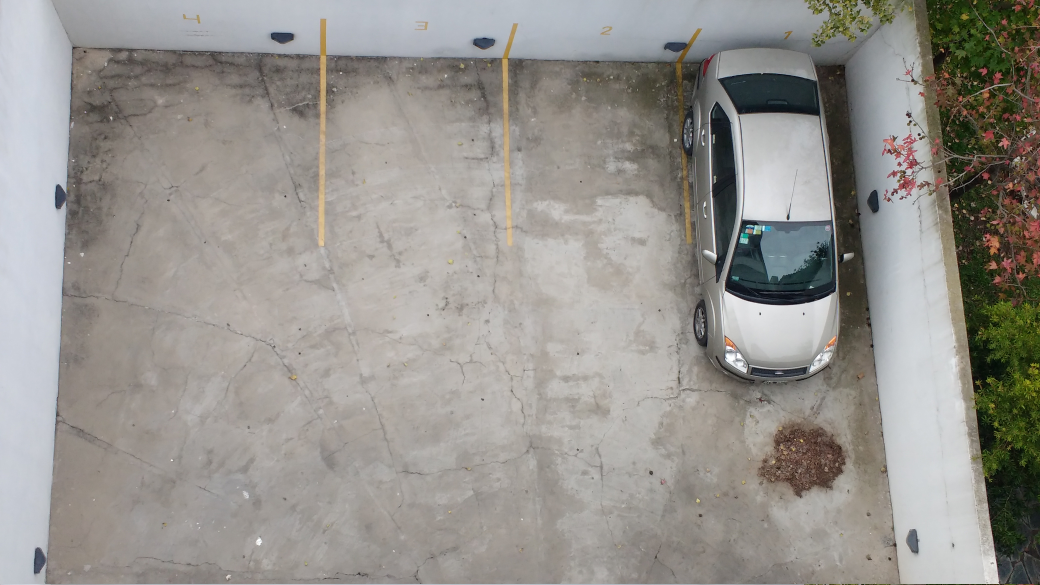
#> input picture carTracking/parking/parking_casa/IMG_20170527_160411806.jpg, 4160 x 2340 px (shown at 1/4 size); its folder holds only this picture in this run
$ python parkingCasaPhoto.py
#> lines starting #> are read from the running program, lines starting #| are printed output that depends on the picture; after the words box and inside, x2 and y2 are one past the last pixel; in counts of white or black regions, pixels touching at a corner belong together
# -*- coding: utf-8 -*-

import cv2
import imutils
from imutils import paths
from imutils.object_detection import non_max_suppression

import numpy as np

print(cv2.__version__)

cascade_src = '../cars.xml'
# video_src = '../road.mp4'
# video_src = 'video1.avi'
photo_dir = 'parking_casa'
# video_src = 'dataset/video2.avi'
# video_src = '../AVSS_PV_Medium_Divx.avi'

# cap = cv2.VideoCapture(video_src)
car_cascade = cv2.CascadeClassifier(cascade_src)


# loop over the image paths
for imagePath in paths.list_images(photo_dir):
	# load the image and resize it to (1) reduce detection time
	# and (2) improve detection accuracy
	original = cv2.imread(imagePath)
#> original is the input picture: shape (2340, 4160, 3); mean B, G, R 141.7, 146.6, 149.5
	img = imutils.resize(original, width=min(800, original.shape[1]))
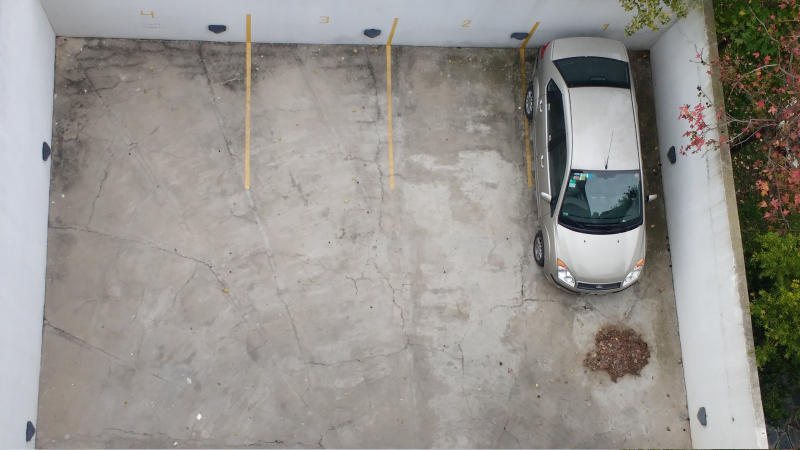
#> img: shape (450, 800, 3); mean B, G, R 141.7, 146.6, 149.5
	gray = cv2.cvtColor(img, cv2.COLOR_BGR2GRAY)
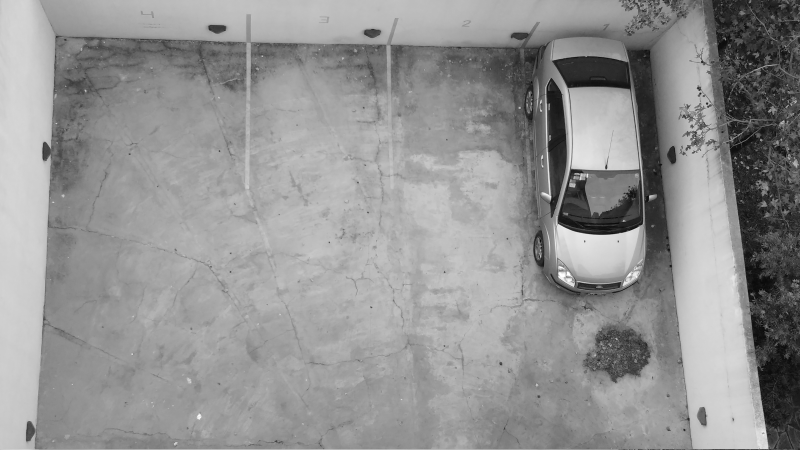
#> gray: shape (450, 800); min 9, max 255, mean 146.9

	cars = car_cascade.detectMultiScale(gray,scaleFactor=1.02, minNeighbors=3)
#> cars = [[357, 14, 30, 30], [557, 170, 89, 89]]

	# draw the original bounding boxes
	for (x, y, w, h) in cars:
		cv2.rectangle(img, (x, y), (x + w, y + h), (0, 0, 255), 2)
#> this loop made 2 passes
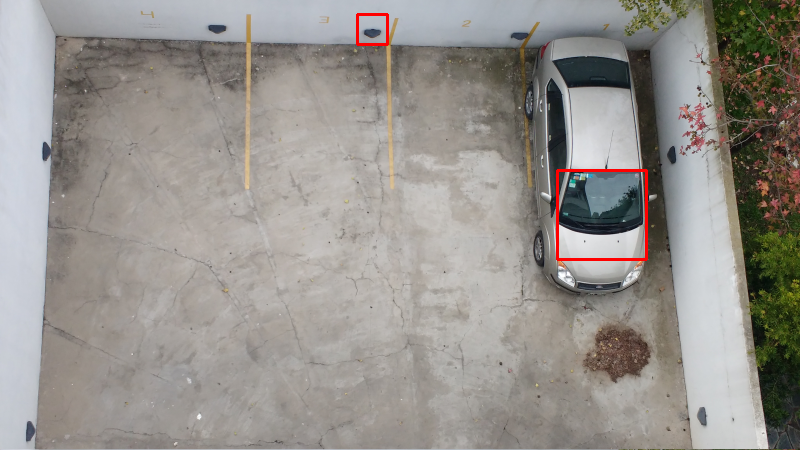
#> img: shape (450, 800, 3); 0.39% of pixels changed, all inside (x1, y1, x2, y2) = (356, 13, 648, 261)
		# cv2.rectangle(gray, (x, y), (x + w, y + h), (0, 0, 255), 2)

	# apply non-maxima suppression to the bounding boxes using a
	# fairly large overlap threshold to try to maintain overlapping
	# boxes that are still people
	rects = np.array([[x, y, x + w, y + h] for (x, y, w, h) in cars])
#> rects = [[357, 14, 387, 44], [557, 170, 646, 259]]
	pick = non_max_suppression(rects, probs=None, overlapThresh=0.65)
#> pick = [[557, 170, 646, 259], [357, 14, 387, 44]]

	# draw the final bounding boxes
	for (xA, yA, xB, yB) in pick:
		cv2.rectangle(img, (xA, yA), (xB, yB), (0, 255, 0), 2)
#> this loop made 2 passes
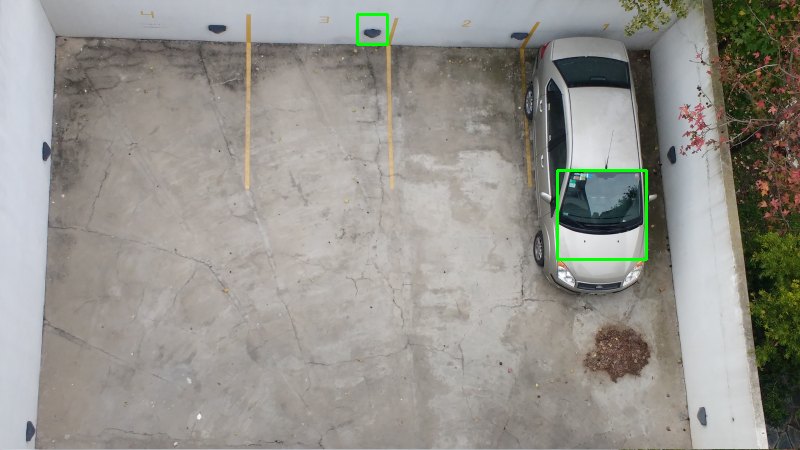
#> img: shape (450, 800, 3); 0.39% of pixels changed, all inside (x1, y1, x2, y2) = (356, 13, 648, 261)
		# cv2.rectangle(gray, (xA, yA), (xB, yB), (0, 255, 0), 2)

	# show some information on the number of bounding boxes
	filename = imagePath[imagePath.rfind("/") + 1:]
	print("[INFO] {}: {} original boxes, {} after suppression".format(
		filename, len(rects), len(pick)))
#| [INFO] IMG_20170527_160411806.jpg: 2 original boxes, 2 after suppression

	# show the output images
	cv2.imshow("Before NMS", img)
	# cv2.imshow("After NMS", image)
	cv2.waitKey(0)
